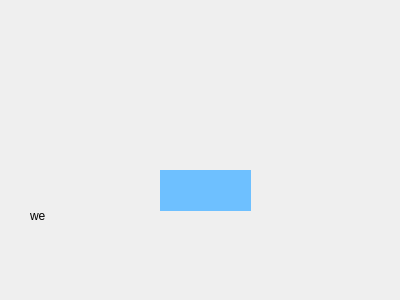
<?xml version="1.0" encoding="UTF-8"?>
<ui version="4.0">
 <class>Widget</class>
 <widget class="QWidget" name="Widget">
  <property name="geometry">
   <rect>
    <x>0</x>
    <y>0</y>
    <width>400</width>
    <height>300</height>
   </rect>
  </property>
  <property name="windowTitle">
   <string>Widget</string>
  </property>
  <widget class="QLabel" name="label">
   <property name="geometry">
    <rect>
     <x>160</x>
     <y>170</y>
     <width>91</width>
     <height>41</height>
    </rect>
   </property>
   <property name="styleSheet">
    <string notr="true">background-color: rgb(110, 192, 255);</string>
   </property>
   <property name="text">
    <string/>
   </property>
  </widget>
  <widget class="QLabel" name="label_2">
   <property name="geometry">
    <rect>
     <x>30</x>
     <y>190</y>
     <width>81</width>
     <height>51</height>
    </rect>
   </property>
   <property name="text">
    <string>we</string>
   </property>
  </widget>
 </widget>
 <layoutdefault spacing="6" margin="11"/>
 <resources/>
 <connections/>
</ui>
